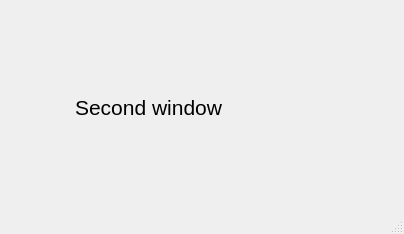
<?xml version="1.0" encoding="UTF-8"?>
<ui version="4.0">
 <class>MainWindow</class>
 <widget class="QMainWindow" name="MainWindow">
  <property name="geometry">
   <rect>
    <x>0</x>
    <y>0</y>
    <width>404</width>
    <height>234</height>
   </rect>
  </property>
  <property name="windowTitle">
   <string>MainWindow</string>
  </property>
  <widget class="QWidget" name="centralwidget">
   <widget class="QLabel" name="label">
    <property name="geometry">
     <rect>
      <x>75</x>
      <y>77</y>
      <width>265</width>
      <height>60</height>
     </rect>
    </property>
    <property name="font">
     <font>
      <pointsize>16</pointsize>
     </font>
    </property>
    <property name="text">
     <string>Second window</string>
    </property>
   </widget>
  </widget>
  <widget class="QMenuBar" name="menubar">
   <property name="geometry">
    <rect>
     <x>0</x>
     <y>0</y>
     <width>404</width>
     <height>22</height>
    </rect>
   </property>
  </widget>
  <widget class="QStatusBar" name="statusbar"/>
 </widget>
 <resources/>
 <connections/>
</ui>
